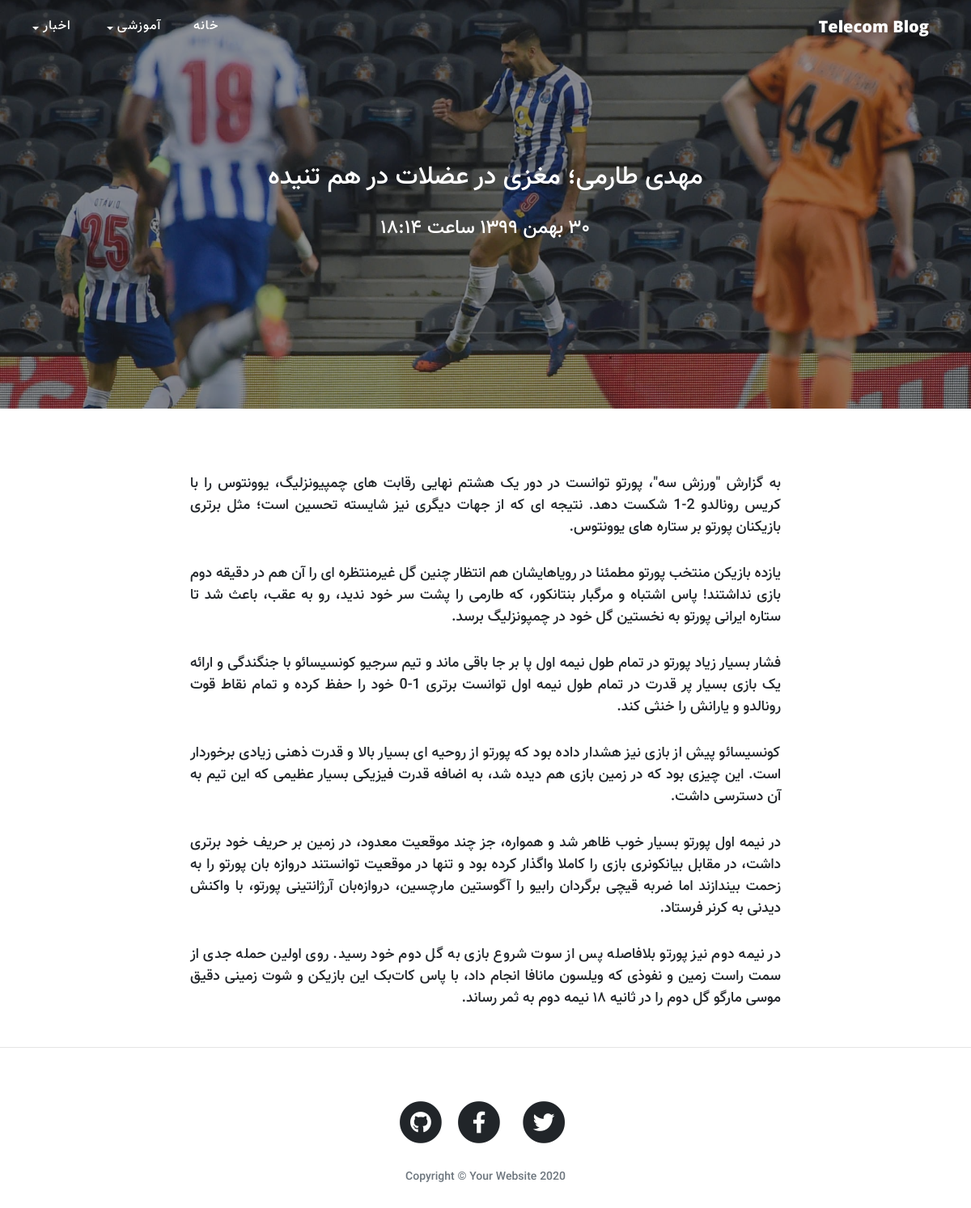
The page /article/taremi on the database its author committed.
### blog/models.py (models this page shows, shortened)
class Category(models.Model):
    parent = models.ForeignKey('self',null=True, blank=True, on_delete=models.SET_NULL,related_name='children',verbose_name='زیر دسته')
    title = models.CharField(max_length=200 , verbose_name='عنوان دسته بندی')
    slug = models.SlugField(max_length=100, unique=True , verbose_name='آدرس دسته بندی')
    image = models.ImageField(upload_to = 'image/categoryImage', null=True , blank = True)
    status = models.BooleanField(default = True, verbose_name = 'آیا نمایش داده شود؟')
    position = models.IntegerField(verbose_name= 'جایگاه')
    class Meta:
        verbose_name = 'دسته بندی'
        verbose_name_plural = 'دسته بندی ها'
        ordering = ['parent__id','position']
    objects = CategoryManeger()

class Article(models.Model):
    STATUS_CHOICES = (('d', '‍‍‍پیش نویس '), ('p', 'انتشار'))
    title = models.CharField(max_length=200 , verbose_name='عنوان مقاله')
    slug = models.SlugField(max_length=100, unique=True , verbose_name='آدرس مقاله')
    description = models.TextField(verbose_name='محتوا مقاله')
    thumbnail = models.ImageField(upload_to='images', verbose_name='عکس مقاله')
    publish = models.DateTimeField(default=timezone.now , verbose_name='زمان انتشار')
    created = models.DateTimeField(auto_now_add=True)
    update = models.DateTimeField(auto_now=True)
    status = models.CharField(max_length=1, choices=STATUS_CHOICES , verbose_name='وضعیت مقاله')
    category = models.ManyToManyField(Category,verbose_name='دسته بندی',related_name = 'articles')
    class Meta:
        verbose_name = 'مقاله'
        verbose_name_plural = 'مقالات'
        ordering = ['-publish']
    def jpublish(self):
        return jalali_converter(self.publish)
    jpublish.short_description = 'زمان انتشار'
    def thumbnail_tag (self):
        return format_html("<img style=' width : 150px ; height: 110px ; border-radius: 5px;' src = '{}' >".format(self.thumbnail.url))
    thumbnail_tag.short_description = 'عکس مقاله'
    objects = ArticleManger()

### blog/views.py (the view)
# urls.py: path('article/<slug:slug>', ArticleDetail.as_view(), name="detail"),
class ArticleDetail(DetailView):
    def get_object(self):
        slug = self.kwargs.get('slug')
        return get_object_or_404(
            Article.objects.published(),
            slug=slug,
        )

### blog/models.py (called while the page is built)
    def published(self):
        return self.filter(status = 'p')

    def active(self):
        return self.filter(status = True)

### blog/templatetags/base_tags.py (called while the page is built)
@register.inclusion_tag("blog/partials/category-navbar.html")
def category_navbar():
    data = {
        'category': Category.objects.filter(status=True),
    }
    return data

@register.simple_tag
def title():
    return 'Telecom Blog'

### extensions/jalali.py (called while the page is built)
    def persian_tuple(self):
        return self.persian_year, self.persian_month, self.persian_day

### extensions/utils.py (called while the page is built)
def persian_number_converter(mystr):
    numbers = {
        '0': '۰',
        '1': '۱',
        '2': '۲',
        '3': '۳',
        '4': '۴',
        '5': '۵',
        '6': '۶',
        '7': '۷',
        '8': '۸',
        '9': '۹',
    }
    for e, p in numbers.items():
        mystr = mystr.replace(e, p)
    return mystr

def jalali_converter(time):
    jmonth = [
        "فروردین", "اردیبهشت", "خرداد", "تیر", "مرداد", "شهریور", "مهر",
        "آبان", "آذر", "دی", "بهمن", "اسفند"
    ]
    time = timezone.localtime(time)
    time_is_str = "{},{},{}".format(time.year, time.month, time.day)
    time_is_tuple = jalali.Gregorian(time_is_str).persian_tuple()
    time_is_list = list(time_is_tuple)
    for index, month in enumerate(jmonth):
        if time_is_list[1] == index + 1:
            time_is_list[1] = month
            break
    output = '{} {} {}  ساعت  {}:{}'.format(time_is_list[2], time_is_list[1],
                                            time_is_list[0], time.hour,
                                            time.minute)
    return persian_number_converter(output)

### blog/templates/blog/article_detail.html (shortened to what this page needs)
{% extends 'blog/base.html' %}
{% load static %}
{% block main %}
<header class="masthead" style="background-image: url({{object.thumbnail.url}})">
  <div class="overlay"></div>
  <div class="container">
    <div class="row">
      <div class="col-lg-8 col-md-10 mx-auto">
        <div class="site-heading">
          <h2>{{object.title}}</h2>
          <h4 style="margin-top: 30px;">{{object.jpublish}}</h4>
        </div>
      </div>
    </div>
  </div>
</header>
<article>
  <div class="container">
    <div class="row">
      <div class="col-lg-8 col-md-10 mx-auto "
      style="text-align: justify; word-wrap: break-word;word-spacing: initial;font-size: 18px; line-height: 2;list-style-type: persian;letter-spacing: 0;">
        {{object.description | linebreaks}}
      </div>
    </div>
  </div>
</article>
{% endblock %}

### blog/templates/blog/partials/category-navbar.html (shortened to what this page needs)
<ul class="navbar-nav">
    <li class="nav-item">
        <a class="nav-link " href="{% url 'blog:home' %}">خانه</a>
    </li>
    {% for cat in category%}
    {% if cat.parent == None %}
    <li class="nav-item dropdown">
        <a class="nav-link dropdown-toggle" href="#" id="navbarDropdown" role="button" data-toggle="dropdown"
            href="{% url 'blog:category' cat.slug %}">{{cat.title}}</a>
    </li>
    {% endif %}
    {% endfor %}
</ul>

### blog/templates/blog/base.html (style rules this page uses)
body { direction: rtl; text-align: right; font-family: 'vazir-medium' !important; }
.navbar-nav { margin-right: auto; }
.navbar-nav li a { font-size: 16px !important; }
h1, h2, h3, h4, h5, h6 { font-weight: 800; font-family: 'vazir-medium' !important; }
a { text-decoration: none !important; }
header.masthead { background-image: url("../../static/blog/img/home-bg.jpg") }
.dropdown-toggle::after { margin-right: 5px; vertical-align: -1px; }

### rows shown on the page
Category: title "آموزشی"
Category: title "اخبار"
Article: thumbnail (picture), title "مهدی طارمی؛ مغزی در عضلات در هم تنیده", jpublish "۳۰ بهمن ۱۳۹۹ ساعت ۱۸:۱۴", description "به گزارش \"ورزش سه\"، پورتو توانست در دور یک هشتم نهایی رقابت های چمپیونزلیگ، یوونتوس را با کریس رونالدو 2-1 شکست دهد. نتیجه ای که از جهات دیگری نیز شایسته تحسین است؛ مثل برتری بازیکنان پورتو بر ستاره های یوونتوس. یازده بازیکن منتخب پورتو مطمئنا در رویاهایشان هم انتظار چنین گل غیرمنتظره ای را آن هم در دقیقه دوم بازی نداشتند! پاس اشتباه و مرگبار بنتانکور، که طارمی را پشت سر خود ندید، رو به عقب، باعث شد تا ستاره ایرانی پورتو به نخستین گل خود در چمپونزلیگ برسد. فشار بسیار زیاد پورتو در تمام طول نیمه اول پا بر جا باقی ماند و تیم سرجیو کونسیسائو با جنگندگی و ارائه یک بازی بسیار پر قدرت در تمام طول نیمه اول توانست برتری 1-0 خود را حفظ کرده و تمام نقاط قوت رونالدو و یارانش را خنثی کند. کونسیسائو پیش…"
